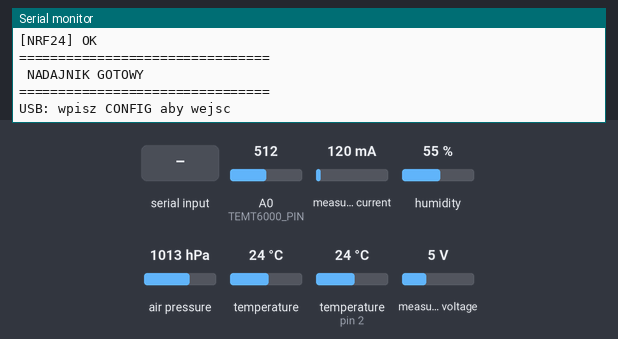
The sketch below on a simulated Arduino Uno, built with avr-gcc and run on an emulated ATmega328P. On the bench: the last lines printed to the serial monitor. Wiring (inferred from the names in the program): INA219 current sensor at I2C address 0x41; 24Cxx EEPROM at I2C address 0x52. Inputs (shaded band) come from the test bench; at power-on: A0 (TEMT6000_PIN) = 512, measured current 120 mA, humidity 55 %, air pressure 1013 hPa, temperature 24 °C, temperature (sensor on pin 2) 24 °C, measured voltage 5 V. EEPROM starts erased; no radio packets arrive unless stated.

Above: at 1.7 s.
1.8 s: "WEATHER01\n" received over Serial
At 2.5 s:
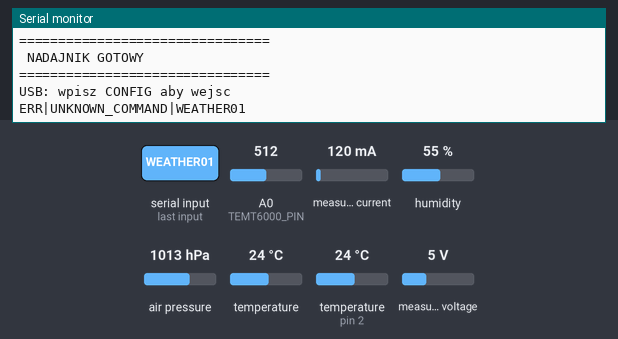
4.3 s: "90 45 200\n" received over Serial
At 5.5 s:
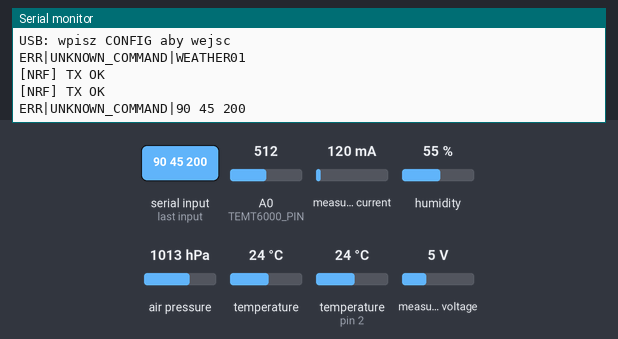
6.3 s: "90 45\n" received over Serial
At 8.3 s:
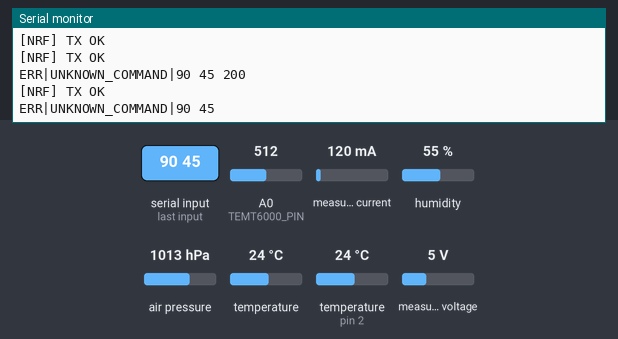
12.3 s: "90 45 200 10\n" received over Serial
At 14.0 s:
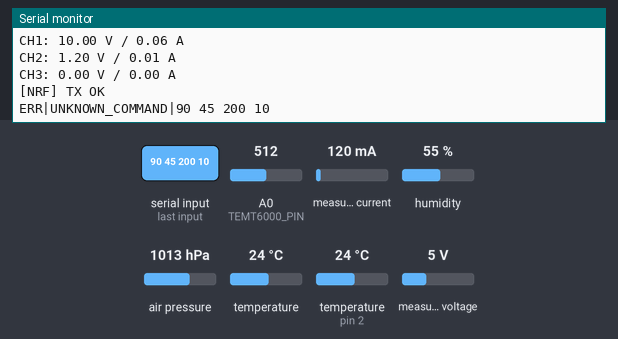
14.3 s: "30 150 10 200 45 90\n" received over Serial
At 15.5 s:
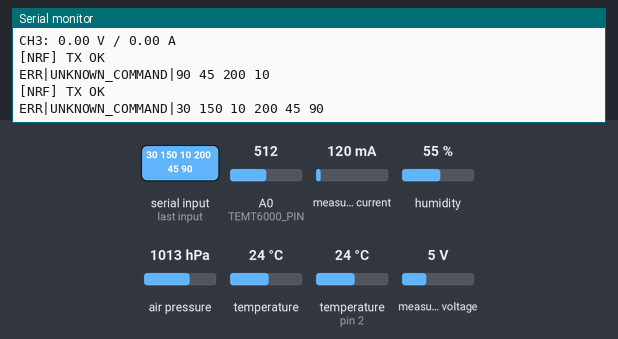
16.3 s: "32\n" received over Serial
At 18.3 s:
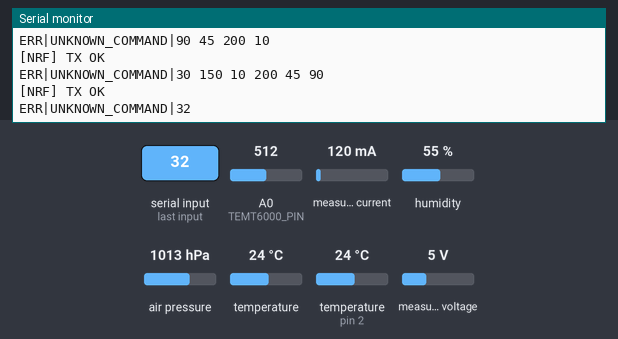

Measured:
- after the input at 1.8 s, the serial monitor: prints a new line at once (image 1)
- after the input at 4.3 s, the serial monitor: prints a new line after 0.55 s (image 2)
- after the input at 6.3 s, the serial monitor: prints a new line after 0.55 s (image 3)
- after the input at 12.3 s, the serial monitor: prints a new line after 0.55 s (image 4)
- after the input at 14.3 s, the serial monitor: prints a new line after 0.55 s (image 5)
- after the input at 16.3 s, the serial monitor: prints a new line after 0.55 s (image 6)

The sketch:

7axzk_0004.ino
```cpp
#include <Wire.h>
#include <SPI.h>
#include <OneWire.h>
#include <DallasTemperature.h>
#include <Adafruit_AHTX0.h>
#include <Adafruit_BMP280.h>
#include <RF24.h>
#include <avr/wdt.h>

#include "config.h"

// ============================================================
// PINY
// ============================================================

#define DS18B20_PIN 2
#define TEMT6000_PIN A0

#define NRF_CE  9
#define NRF_CSN 10

// ============================================================
// I2C
// ============================================================

#define EEPROM_ADDRESS 0x52
#define AHT20_ADDRESS  0x38
#define INA3221_ADDRESS 0x41
#define BMP280_ADDRESS 0x77

// ============================================================
// INA3221
// ============================================================

#define INA3221_REG_CONFIG      0x00
#define INA3221_REG_SHUNT1      0x01
#define INA3221_REG_BUS1        0x02
#define INA3221_REG_SHUNT2      0x03
#define INA3221_REG_BUS2        0x04
#define INA3221_REG_SHUNT3      0x05
#define INA3221_REG_BUS3        0x06

#define SHUNT_RESISTOR 0.1f

// ============================================================
// STATUS
// ============================================================

#define STATUS_AHT20    0x01
#define STATUS_BMP280   0x02
#define STATUS_DS18B20  0x04
#define STATUS_TEMT6000 0x08
#define STATUS_INA3221  0x10

// ============================================================
// NRF
// ============================================================

#define WEATHER_HEADER  0xA5
#define WEATHER_VERSION 1

RF24 radio(NRF_CE, NRF_CSN);

const uint8_t RADIO_ADDRESS[6] = "WTHLS";

// ============================================================
// CZUJNIKI
// ============================================================

Adafruit_AHTX0 aht;
Adafruit_BMP280 bmp;

OneWire oneWire(DS18B20_PIN);
DallasTemperature ds18b20(&oneWire);

// ============================================================
// KONFIGURACJA
// ============================================================

//WeatherConfig config;

// ============================================================
// STATUS CZUJNIKÓW
// ============================================================

bool ahtOK = false;
bool bmpOK = false;
bool dsOK = false;
bool inaOK = false;
bool nrfOK = false;

// ============================================================
// SEKWENCJA PAKIETU
// ============================================================

uint8_t packetSequence = 0;

// ============================================================
// PAKIET NRF24
//
// MUSI MIEĆ DOKŁADNIE 32 BAJTY
// ============================================================

struct __attribute__((packed)) WeatherPacket{
    uint8_t header;
    uint8_t version;
    uint8_t sequence;

    int16_t  ahtTemp;
    uint16_t ahtHumidity;

    int16_t  bmpTemp;
    uint32_t bmpPressure;

    int16_t  dsTemp;

    uint16_t light;

    uint16_t ina1Voltage;
    int16_t  ina1Current;

    uint16_t ina2Voltage;
    int16_t  ina2Current;

    uint16_t ina3Voltage;
    int16_t  ina3Current;

    uint8_t status;

    uint8_t reserved;

    uint8_t crc;
};

static_assert(sizeof(WeatherPacket) == 32, "WeatherPacket must be exactly 32 bytes");

// ============================================================
// DANE POMIAROWE
// ============================================================

WeatherPacket packet;

// ============================================================
// CZAS
// ============================================================

unsigned long lastSend = 0;
unsigned long lastPrint = 0;

// ============================================================
// CRC8
// ============================================================

uint8_t weatherCRC(const uint8_t *data, uint8_t length){
    uint8_t crc = 0;

    for(uint8_t i = 0; i < length; i++){
        crc ^= data[i];

        for(uint8_t j = 0; j < 8; j++){
            if(crc & 0x80) crc = (crc << 1) ^ 0x07;
            else crc <<= 1;
        }
    }

    return crc;
}

// ============================================================
// INA3221
// ============================================================

uint16_t inaRead16(uint8_t reg){
    Wire.beginTransmission(INA3221_ADDRESS);
    Wire.write(reg);

    if(Wire.endTransmission(false) != 0)
        return 0;

    Wire.requestFrom((uint8_t)INA3221_ADDRESS, (uint8_t)2);

    if(Wire.available() < 2)
        return 0;

    uint16_t value = ((uint16_t)Wire.read() << 8);
    value |= Wire.read();

    return value;
}

void inaWrite16(uint8_t reg, uint16_t value){
    Wire.beginTransmission(INA3221_ADDRESS);

    Wire.write(reg);
    Wire.write((uint8_t)(value >> 8));
    Wire.write((uint8_t)(value & 0xFF));

    Wire.endTransmission();
}

float inaBusVoltage(uint8_t channel){
    uint8_t reg;

    if(channel == 1)
        reg = INA3221_REG_BUS1;
    else if(channel == 2)
        reg = INA3221_REG_BUS2;
    else
        reg = INA3221_REG_BUS3;

    int16_t raw = (int16_t)inaRead16(reg);

    raw >>= 3;

    return raw * 0.008f;
}

float inaShuntVoltage(uint8_t channel){
    uint8_t reg;

    if(channel == 1)
        reg = INA3221_REG_SHUNT1;
    else if(channel == 2)
        reg = INA3221_REG_SHUNT2;
    else
        reg = INA3221_REG_SHUNT3;

    int16_t raw = (int16_t)inaRead16(reg);

    raw >>= 3;

    return raw * 0.00004f;
}

float inaCurrent(uint8_t channel){
    return inaShuntVoltage(channel) / SHUNT_RESISTOR;
}

// ============================================================
// NRF KONFIGURACJA
// ============================================================

void configureRadio(){
    Serial.println();
    Serial.println(F("[NRF24] konfiguracja"));

    if(!radio.begin()){
        Serial.println(F("[NRF24] BLAD - brak odpowiedzi"));
        nrfOK = false;
        return;
    }

    radio.setChannel(config.nrfChannel);

    switch(config.nrfPower){
        case 0:
            radio.setPALevel(RF24_PA_MIN);
            break;

        case 1:
            radio.setPALevel(RF24_PA_LOW);
            break;

        case 2:
            radio.setPALevel(RF24_PA_HIGH);
            break;

        default:
            radio.setPALevel(RF24_PA_MAX);
            break;
    }

    switch(config.nrfDataRate){
        case 0:
            radio.setDataRate(RF24_250KBPS);
            break;

        case 1:
            radio.setDataRate(RF24_1MBPS);
            break;

        default:
            radio.setDataRate(RF24_2MBPS);
            break;
    }

    radio.setAutoAck(true);
    radio.setRetries(5, 15);
    radio.setPayloadSize(sizeof(WeatherPacket));
    radio.openWritingPipe(RADIO_ADDRESS);
    radio.stopListening();

    nrfOK = true;

    Serial.println(F("[NRF24] OK"));
}

// ============================================================
// AHT20
// ============================================================

void initAHT20(){
    if(!(config.sensorFlags & SENSOR_AHT20)){
        Serial.println(F("[AHT20] WYLACZONY"));
        return;
    }

    ahtOK = aht.begin();

    if(ahtOK) Serial.println(F("[AHT20] OK"));
    else Serial.println(F("[AHT20] BLAD"));
}

// ============================================================
// BMP280
// ============================================================

void initBMP280(){
    if(!(config.sensorFlags & SENSOR_BMP280)){
        Serial.println(F("[BMP280] WYLACZONY"));
        return;
    }

    bmpOK = bmp.begin(BMP280_ADDRESS);

    if(bmpOK){
        bmp.setSampling(
            Adafruit_BMP280::MODE_NORMAL,
            Adafruit_BMP280::SAMPLING_X2,
            Adafruit_BMP280::SAMPLING_X16,
            Adafruit_BMP280::FILTER_X16,
            Adafruit_BMP280::STANDBY_MS_500
        );

        Serial.println(F("[BMP280] OK"));
    }else{
        Serial.println(F("[BMP280] BLAD"));
    }
}

// ============================================================
// DS18B20
// ============================================================

void initDS18B20(){
    if(!(config.sensorFlags & SENSOR_DS18B20)){
        Serial.println(F("[DS18B20] WYLACZONY"));
        return;
    }

    ds18b20.begin();

    if(ds18b20.getDeviceCount() > 0){
        dsOK = true;
        Serial.print(F("[DS18B20] OK - czujnikow: "));
        Serial.println(ds18b20.getDeviceCount());
    }else{
        Serial.println(F("[DS18B20] BRAK CZUJNIKA"));
    }
}

// ============================================================
// INA3221
// ============================================================

void initINA3221(){
    if(!(config.sensorFlags & SENSOR_INA3221)){
        Serial.println(F("[INA3221] WYLACZONY"));
        return;
    }

    Wire.beginTransmission(INA3221_ADDRESS);

    if(Wire.endTransmission() != 0){
        Serial.println(F("[INA3221] BRAK"));
        return;
    }

    inaWrite16(INA3221_REG_CONFIG, 0x7127);

    inaOK = true;

    Serial.println(F("[INA3221] OK"));
}

// ============================================================
// INICJALIZACJA CZUJNIKÓW
// ============================================================

void initSensors(){
    Serial.println();
    Serial.println(F("=============================="));
    Serial.println(F(" INICJALIZACJA CZUJNIKOW"));
    Serial.println(F("=============================="));

    initAHT20();
    initBMP280();
    initDS18B20();
    initINA3221();

    Serial.println();
}

// ============================================================
// ODCZYT AHT20
// ============================================================

void readAHT20(){
    if(!ahtOK)
        return;

    sensors_event_t humidity;
    sensors_event_t temperature;

    aht.getEvent(&humidity, &temperature);

    float temp = temperature.temperature;
    float hum = humidity.relative_humidity;

    temp += config.tempOffsetC100 / 100.0f;
    hum += config.humidityOffsetC100 / 100.0f;

    packet.ahtTemp = (int16_t)(temp * 100.0f);
    packet.ahtHumidity = (uint16_t)(hum * 100.0f);
}

// ============================================================
// ODCZYT BMP280
// ============================================================

void readBMP280(){
    if(!bmpOK)
        return;

    float temp = bmp.readTemperature();
    float pressure = bmp.readPressure();

    temp += config.tempOffsetC100 / 100.0f;

    pressure += config.pressureOffsetPa;

    packet.bmpTemp = (int16_t)(temp * 100.0f);
    packet.bmpPressure = (uint32_t)pressure;
}

// ============================================================
// ODCZYT DS18B20
// ============================================================

void readDS18B20(){
    if(!dsOK)
        return;

    ds18b20.requestTemperatures();

    float temp = ds18b20.getTempCByIndex(0);

    if(temp == DEVICE_DISCONNECTED_C)
        return;

    temp += config.tempOffsetC100 / 100.0f;

    packet.dsTemp = (int16_t)(temp * 100.0f);
}

// ============================================================
// ODCZYT TEMT6000
// ============================================================

void readTEMT6000(){
    if(!(config.sensorFlags & SENSOR_TEMT6000))
        return;

    packet.light = analogRead(TEMT6000_PIN);
}

// ============================================================
// ODCZYT INA3221
// ============================================================

void readINA3221(){
    if(!inaOK)
        return;

    float bus1 = inaBusVoltage(1);
    float bus2 = inaBusVoltage(2);
    float bus3 = inaBusVoltage(3);

    float cur1 = inaCurrent(1);
    float cur2 = inaCurrent(2);
    float cur3 = inaCurrent(3);

    packet.ina1Voltage = (uint16_t)(bus1 * 1000.0f);
    packet.ina1Current = (int16_t)(cur1 * 1000.0f);

    packet.ina2Voltage = (uint16_t)(bus2 * 1000.0f);
    packet.ina2Current = (int16_t)(cur2 * 1000.0f);

    packet.ina3Voltage = (uint16_t)(bus3 * 1000.0f);
    packet.ina3Current = (int16_t)(cur3 * 1000.0f);
}

// ============================================================
// ZBUDUJ PAKIET
// ============================================================

void buildPacket(){
    memset(&packet, 0, sizeof(packet));

    packet.header = WEATHER_HEADER;
    packet.version = WEATHER_VERSION;
    packet.sequence = packetSequence++;

    if(ahtOK){
        readAHT20();
        packet.status |= STATUS_AHT20;
    }

    if(bmpOK){
        readBMP280();
        packet.status |= STATUS_BMP280;
    }

    if(dsOK){
        readDS18B20();
        packet.status |= STATUS_DS18B20;
    }

    if(config.sensorFlags & SENSOR_TEMT6000){
        readTEMT6000();
        packet.status |= STATUS_TEMT6000;
    }

    if(inaOK){
        readINA3221();
        packet.status |= STATUS_INA3221;
    }

    //packet.reserved = 0;

    packet.reserved = config.nodeId;

    packet.crc = weatherCRC((uint8_t *)&packet, sizeof(packet) - 1);
}

// ============================================================
// WYŚLIJ PAKIET
// ============================================================

void sendPacket(){
    if(!nrfOK)
        return;

    bool result = radio.write(&packet, sizeof(packet));

    if(result)
        Serial.println(F("[NRF] TX OK"));
    else
        Serial.println(F("[NRF] TX FAIL"));
}

// ============================================================
// SERIAL - POMIARY
// ============================================================

void printMeasurements(){
    Serial.println();
    Serial.println(F("================================"));
    Serial.println(F(" AKTUALNE DANE"));
    Serial.println(F("================================"));

    if(packet.status & STATUS_AHT20){
        Serial.println(F("[AHT20]"));

        Serial.print(F("Temperatura: "));
        Serial.print(packet.ahtTemp / 100.0f);
        Serial.println(F(" C"));

        Serial.print(F("Wilgotnosc: "));
        Serial.print(packet.ahtHumidity / 100.0f);
        Serial.println(F(" %"));
    }

    if(packet.status & STATUS_BMP280){
        Serial.println(F("[BMP280]"));

        Serial.print(F("Temperatura: "));
        Serial.print(packet.bmpTemp / 100.0f);
        Serial.println(F(" C"));

        Serial.print(F("Cisnienie: "));
        Serial.print(packet.bmpPressure);
        Serial.println(F(" Pa"));
    }

    if(packet.status & STATUS_DS18B20){
        Serial.println(F("[DS18B20]"));

        Serial.print(F("Temperatura: "));
        Serial.print(packet.dsTemp / 100.0f);
        Serial.println(F(" C"));
    }

    if(packet.status & STATUS_TEMT6000){
        Serial.println(F("[TEMT6000]"));

        Serial.print(F("ADC: "));
        Serial.println(packet.light);
    }

    if(packet.status & STATUS_INA3221){
        Serial.println(F("[INA3221]"));

        Serial.print(F("CH1: "));
        Serial.print(packet.ina1Voltage / 1000.0f);
        Serial.print(F(" V / "));
        Serial.print(packet.ina1Current / 1000.0f);
        Serial.println(F(" A"));

        Serial.print(F("CH2: "));
        Serial.print(packet.ina2Voltage / 1000.0f);
        Serial.print(F(" V / "));
        Serial.print(packet.ina2Current / 1000.0f);
        Serial.println(F(" A"));

        Serial.print(F("CH3: "));
        Serial.print(packet.ina3Voltage / 1000.0f);
        Serial.print(F(" V / "));
        Serial.print(packet.ina3Current / 1000.0f);
        Serial.println(F(" A"));
    }

    Serial.println();
}

// ============================================================
// SERIAL KONFIGURATOR
// ============================================================

void processSerial(){
    static char buffer[120];
    static uint8_t index = 0;

    while(Serial.available()){
        char c = Serial.read();

        if(c == '\n' || c == '\r'){
            if(index == 0)
                continue;

            buffer[index] = 0;

            configProcessCommand(buffer);

            index = 0;
        }else{
            if(index < sizeof(buffer) - 1){
                buffer[index++] = c;
            }else{
                index = 0;
            }
        }
    }
}

// ============================================================
// SETUP
// ============================================================

void setup(){
    Serial.begin(115200);

    delay(500);

    Serial.println();
    Serial.println(F("================================"));
    Serial.println(F(" WEATHERLINK STATION"));
    Serial.println(F("================================"));

    Wire.begin();

    // --------------------------------------------------------
    // EEPROM
    // --------------------------------------------------------

    Serial.println();
    Serial.println(F("[CONFIG] Odczyt konfiguracji EEPROM..."));

    if(!configLoad(config)){
        Serial.println(F("[CONFIG] Brak poprawnej konfiguracji"));
        Serial.println(F("[CONFIG] Tworzenie konfiguracji domyslnej"));

        configSetDefaults(config);

        if(configSave(config))
            Serial.println(F("[CONFIG] Domyslna zapisana"));
        else
            Serial.println(F("[CONFIG] BLAD zapisu EEPROM"));
    }else{
        Serial.println(F("[CONFIG] Konfiguracja OK"));
    }

    configPrint(config);

    // --------------------------------------------------------
    // CZUJNIKI
    // --------------------------------------------------------

    initSensors();

    // --------------------------------------------------------
    // NRF
    // --------------------------------------------------------

    configureRadio();

    // --------------------------------------------------------
    // GOTOWE
    // --------------------------------------------------------

    Serial.println();
    Serial.println(F("================================"));
    Serial.println(F(" NADAJNIK GOTOWY"));
    Serial.println(F("================================"));
    Serial.println(F("USB: wpisz CONFIG aby wejsc"));
    Serial.println();
}

// ============================================================
// LOOP
// ============================================================

void loop(){
    processSerial();

    unsigned long now = millis();

    if(now - lastSend >= config.sendIntervalMs){
        lastSend = now;

        buildPacket();

        sendPacket();
    }

    if(now - lastPrint >= 10000UL){
        lastPrint = now;

        printMeasurements();
    }
}
```

Source omitted: config.cpp (10377 bytes), config.h (1842 bytes)
